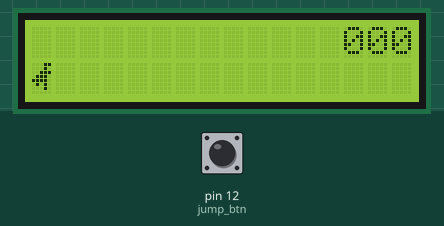
A sketch run on a simulated Arduino Uno, built with avr-gcc and run on an emulated ATmega328P. Shown: 16×2 character LCD. Inputs (shaded band) come from the test bench; at power-on: pin 12 (jump_btn) HIGH. Random numbers use the default seed unless the sketch sets one.

Above: at 1.25 s.
1.3 s: pin 12 (jump_btn) pulled LOW for 0.15 s
At 1.57 s:
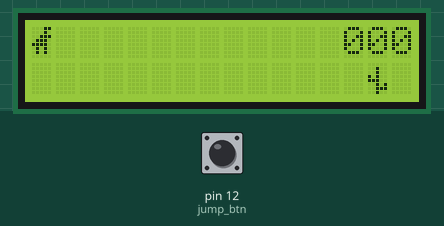
2.0 s: pin 12 (jump_btn) pulled LOW for 1 s
At 2.17 s:
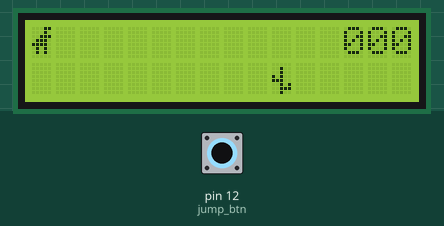
3.6 s: pin 12 (jump_btn) pulled LOW for 0.15 s
At 3.67 s:
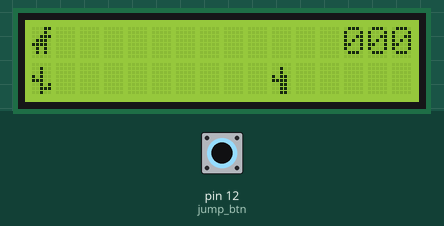
4.3 s: pin 12 (jump_btn) pulled LOW for 1 s
At 6.3 s:
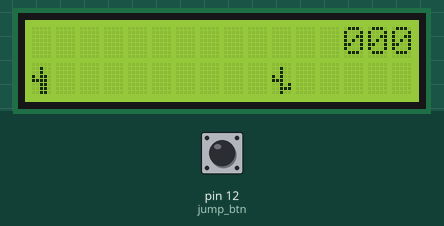
6.8 s: pin 12 (jump_btn) pulled LOW for 3.2 s
At 10.5 s:
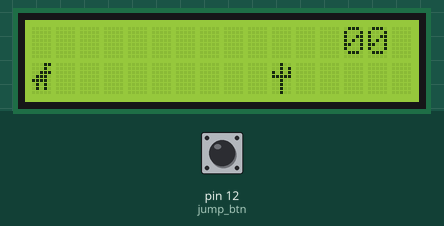
10.6 s: pin 12 (jump_btn) pulled LOW for 0.15 s
At 13.72 s:
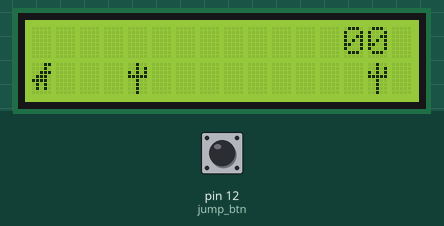

The sketch:

sketch.ino
```cpp
#include <LiquidCrystal.h>

//=======================================================
// LCD PINS
//=======================================================
#define RS 8
#define EN 9

#define D4 4
#define D5 5
#define D6 6
#define D7 7

LiquidCrystal lcd(RS, EN, D4, D5, D6, D7);


//=======================================================
// BUTTON
//=======================================================
int jump_btn = 12;
int jump_btn_lastState = HIGH;


//=======================================================
// TIMING
//=======================================================
unsigned long current_tms = 0;
//for dino
unsigned long previous_tms = 0;
unsigned long jump_tms = 0;
// for cactus
unsigned long cactus_tms = 0;
unsigned long cactus_move_tms;

unsigned long cactus_spawnInterval = 1500;
unsigned long cactus_moveInterval = 150;


//=======================================================
// DINO FRAMES
//=======================================================
byte dino[3][8] = {

  {
    0b00011,
    0b00010,
    0b00111,
    0b01110,
    0b11110,
    0b01010,
    0b01010
  },

  {
    0b00011,
    0b00010,
    0b00111,
    0b01110,
    0b11110,
    0b01010,
    0b01000
  },

  {
    0b00011,
    0b00010,
    0b00111,
    0b01110,
    0b11110,
    0b01010,
    0b00010
  }
};

//========================================================
// CACTUSES
//========================================================
byte C1[8] = {0b00100, 0b00101, 0b10101, 0b11111, 0b00100, 0b00100, 0b00100, 0b00100};
byte C2[8] = {0b00000, 0b00100, 0b00100, 0b10110, 0b11110, 0b00110, 0b00110, 0b00110};
byte C3[8] = {0b00000, 0b00100, 0b00100, 0b10100, 0b11100, 0b00101, 0b00111, 0b00100};

class Cactus{
  private:

    int posX;
    const byte* pattern;
    byte charSlot;
    bool active;

  public:

    Cactus() {
      posX = 15;
      pattern = nullptr;
      charSlot = 0;
      active = false;
    }

    void activate(const byte* cactusPattern, byte slot){
      pattern = cactusPattern;
      charSlot = slot;
      active = true;
      posX = 15;
    }

    void deactivate(){
      active = false;
    }

    bool isActive(){
      return active;
    }

    void move(){

        posX--;

    }

    void draw(){
      lcd.setCursor(posX, 1);
      lcd.write(byte(charSlot));
    }

    void clear(){
      lcd.setCursor(posX, 1);
      lcd.print(" ");
    }

    int getPosX(){
      return posX;
    }
};

Cactus cactuses[3];

//cactusPatterns[0]  → C1
//cactusPatterns[1]  → C2
//cactusPatterns[2]  → C3
const byte* cactusPatterns[3] = {
  C1,
  C2,
  C3
};


//=======================================================
// STATES
//=======================================================
bool in_jump = false;
bool is_dinoRunning = true;

int dino_Rframe = 0;
int score = 0;

bool gameOver = false;


//=======================================================
// DINO RUNNING
//=======================================================
void dinoRun(){

  if((current_tms - previous_tms) >= 60){

    // Move to next frame
    dino_Rframe++;

    if(dino_Rframe > 2){
      dino_Rframe = 0;
    }

    // Load new frame
    lcd.createChar(0, dino[dino_Rframe]);

    // Draw dino on ground
    lcd.setCursor(0, 1);
    lcd.write(byte(0));

    // Reset animation timer
    previous_tms = current_tms;
  }
}


//=======================================================
// START JUMP
//=======================================================
void setDinoJump(){


  // Remove dino from ground
  lcd.setCursor(0, 1);
  lcd.print(" ");

  // Draw dino in air
  lcd.setCursor(0, 0);
  lcd.write(byte(0));
}


//=======================================================
// END JUMP
//=======================================================
void clearDinoJump(){


  // Remove dino from air
  lcd.setCursor(0, 0);
  lcd.print(" ");

  // Put dino back on ground
  lcd.setCursor(0, 1);
  lcd.write(byte(0));

  // Resume running
  is_dinoRunning = true;

  // Restart animation timer
  previous_tms = current_tms;


}

//=======================================================
// CACTUS SPAWNER
//=======================================================
void spawnCactus() {

  int type = random(0, 3);

  for(int i = 0; i < 3; i++) {

    if(!cactuses[i].isActive()) {

      cactuses[i].activate(
        cactusPatterns[type],
        type + 1
      );

      break;
    }
  }
}

void updateCactuses(){

  for(int i = 0; i < 3; i++){

    if(cactuses[i].isActive()){

      cactuses[i].clear();

      cactuses[i].move();

      if(cactuses[i].getPosX() < 0){
        cactuses[i].deactivate();
      }
      else{
        cactuses[i].draw();
      }
    }
  }
}

//=======================================================
// COLLISION DETECTION
//=======================================================

void checkCollision(){

  for(int i = 0; i < 3; i++){

    if(cactuses[i].isActive()){

      if(cactuses[i].getPosX() == 0 && !in_jump){

        gameOver = true;
      }
    }
  }
}


//=======================================================
// SETUP
//=======================================================
void setup(){

  lcd.begin(16, 2);


  pinMode(jump_btn, INPUT_PULLUP);

  randomSeed(analogRead(A0));

  // Load first dino frame
  lcd.createChar(0, dino[0]);

  // load cactuses
  lcd.createChar(1, C1);
  lcd.createChar(2, C2);
  lcd.createChar(3, C3);

  // load score counter
  lcd.setCursor(13, 0);
  lcd.print("00");
  lcd.setCursor(15, 0);
  lcd.print(score);

  // Draw initial dino
  lcd.setCursor(0, 1);
  lcd.write(byte(0));

}

//=======================================================
// RESET GAME
//=======================================================
void resetGame(){

  // Reset game state
  gameOver = false;
  in_jump = false;
  is_dinoRunning = true;
  dino_Rframe = 0;
  score = 0;

  // Reset cactus pool
  for(int i = 0; i < 3; i++){
    cactuses[i].deactivate();
  }

  // Reset timers
  cactus_tms = current_tms;
  cactus_move_tms = current_tms;
  previous_tms = current_tms;
  jump_tms = current_tms;

  // Reset LCD
  lcd.clear();

  lcd.setCursor(13, 0);
  lcd.print("00");

  lcd.setCursor(0, 1);
  lcd.write(byte(0));
}


//=======================================================
// LOOP
//=======================================================
void loop(){

  // Current time
  current_tms = millis();

   // Read button
  int jump_btn_state = digitalRead(jump_btn);

  if(jump_btn_state == LOW && jump_btn_lastState == HIGH){

    if(gameOver){
        resetGame();
    }
    else if(!in_jump){
  //=====================================================
  // START JUMP
  //=====================================================

    is_dinoRunning = false;
    in_jump = true;

    jump_tms = current_tms;

    setDinoJump();
  }
}

  if(!gameOver){

  //====================================================
  // CACTUS SPAWNER
 //=====================================================
  if((current_tms - cactus_tms) >= cactus_spawnInterval){
    spawnCactus();

    cactus_tms = current_tms;
  }

  if(current_tms - cactus_move_tms >= cactus_moveInterval){

    updateCactuses();

    cactus_move_tms = current_tms;
  }


  //=====================================================
  // DINO RUNNING
  //=====================================================
  if(is_dinoRunning){

    dinoRun();
  }


  //=====================================================
  // END JUMP AFTER 500ms
  //=====================================================
  if(in_jump && (current_tms - jump_tms) >= 500){

    in_jump = false;

    clearDinoJump();
  }

  checkCollision();

  }

  //=====================================================
  // SAVE BUTTON STATE
  //=====================================================
  jump_btn_lastState = jump_btn_state;
}
```

Measured:
- after the input at 6.8 s, the display: first changes at once (image 5 shows a later state)
- after the input at 10.6 s, the display: first changes at once (image 6 shows a later state)
